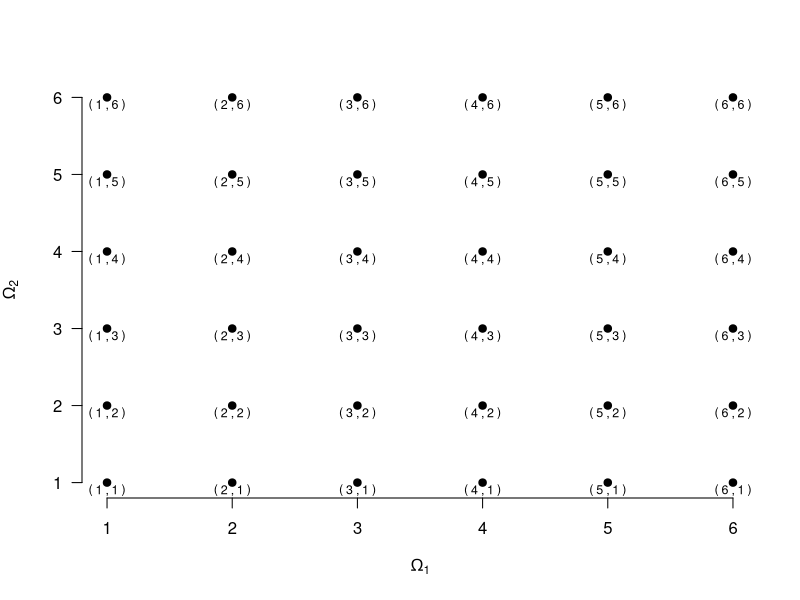
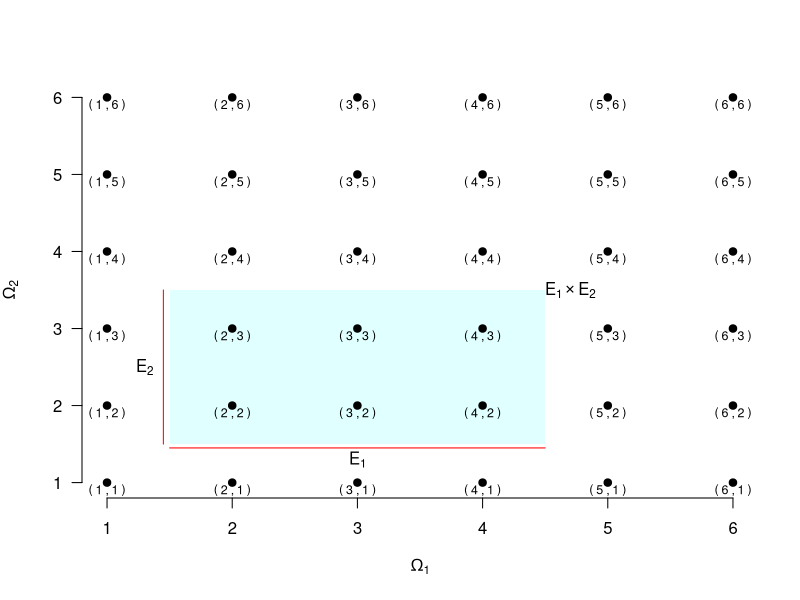
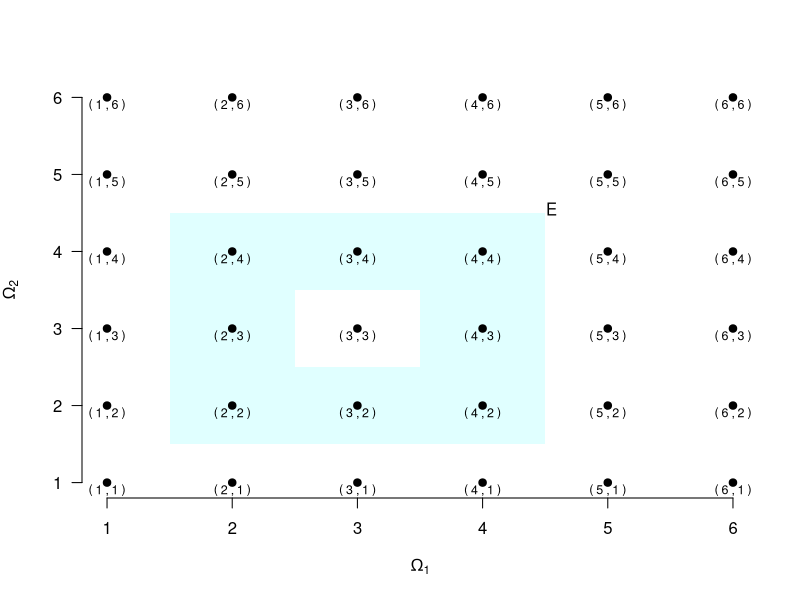

These charts were generated, in order, by the following R code:
# TODO: Add comment
# 
# Author: ortellic
###############################################################################

a <- expand.grid(1:6,1:6)
plot(a,axes=FALSE,pch=19,xlab=expression(Omega[1]),
		ylab=expression(Omega[2]))
 Axis(at=1:6,labels=1:6,side=2,las=1)
 Axis(at=1:6,labels=1:6,side=1)

for (i in 1:6) {
	for (j in 1:6) {
		text(i,j-0.1,labels=paste("(",i,",",j,")"),cex=0.75)
	}
}




## secondo grafico


a <- expand.grid(1:6,1:6)
xPol=c(1.5,1.5,4.5,4.5)
yPol=c(1.5,3.5,3.5,1.5)

plot(a,axes=FALSE,pch=19,xlab=expression(Omega[1]),
		ylab=expression(Omega[2]),
		panel.first=polygon(xPol,yPol,col="lightcyan",border = NA))

Axis(at=1:6,labels=1:6,side=2,las=1)
Axis(at=1:6,labels=1:6,side=1)

for (i in 1:6) {
	for (j in 1:6) {
		text(i,j-0.1,labels=paste("(",i,",",j,")"),cex=0.75)
	}
}

lines(c(1.45,1.45),c(1.5,3.5),col="red")
lines(c(1.5,4.5),c(1.45,1.45),col="red")

text(1.3,2.5,label=expression(E[2]))

text(3,1.3,label=expression(E[1]))

text(4.7,3.5,label=expression(E[1] %*% E[2]))

## terzo grafico


a <- expand.grid(1:6,1:6)
xPol=c(1.5,1.5,4.5,4.5,2.5,2.5,4.5,4.5,3.5,3.5,2.5,2.5)
yPol=c(1.5,4.5,4.5,3.5,3.5,1.5,1.5,3.5,3.5,2.5,2.5,1.5)

plot(a,axes=FALSE,pch=19,xlab=expression(Omega[1]),
		ylab=expression(Omega[2]),
		panel.first=polygon(xPol,yPol,col="lightcyan",border = NA))

Axis(at=1:6,labels=1:6,side=2,las=1)
Axis(at=1:6,labels=1:6,side=1)

for (i in 1:6) {
	for (j in 1:6) {
		text(i,j-0.1,labels=paste("(",i,",",j,")"),cex=0.75)
	}
}
text(4.55,4.55,label=expression(E))


